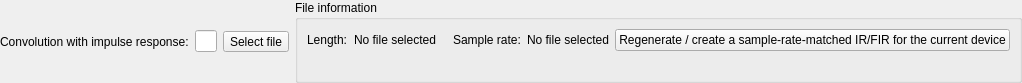
<?xml version="1.0" encoding="UTF-8"?>
<ui version="4.0">
 <class>ConvolutionFilterGUI</class>
 <widget class="QWidget" name="ConvolutionFilterGUI">
  <property name="geometry">
   <rect>
    <x>0</x>
    <y>0</y>
    <width>665</width>
    <height>79</height>
   </rect>
  </property>
  <property name="windowTitle">
   <string notr="true"/>
  </property>
  <layout class="QGridLayout" name="gridLayout" columnstretch="0,1,0,0">
   <property name="leftMargin">
    <number>0</number>
   </property>
   <property name="topMargin">
    <number>0</number>
   </property>
   <property name="rightMargin">
    <number>0</number>
   </property>
   <property name="bottomMargin">
    <number>0</number>
   </property>
   <item row="0" column="2">
    <widget class="QToolButton" name="selectFileToolButton">
     <property name="text">
      <string>Select file</string>
     </property>
     <property name="icon">
      <iconset resource="../Editor.qrc">
       <normaloff>:/icons/document-open.ico</normaloff>:/icons/document-open.ico</iconset>
     </property>
    </widget>
   </item>
   <item row="0" column="0">
    <widget class="QLabel" name="convolutionLabel">
     <property name="text">
      <string>Convolution with impulse response:</string>
     </property>
    </widget>
   </item>
   <item row="0" column="1">
    <widget class="ResizingLineEdit" name="pathLineEdit">
     <property name="sizePolicy">
      <sizepolicy hsizetype="Preferred" vsizetype="Fixed">
       <horstretch>0</horstretch>
       <verstretch>0</verstretch>
      </sizepolicy>
     </property>
    </widget>
   </item>
   <item row="0" column="3">
    <widget class="QGroupBox" name="groupBox">
     <property name="title">
      <string>File information</string>
     </property>
     <layout class="QGridLayout" name="gridLayout_2">
      <item row="0" column="3">
       <widget class="QLabel" name="labelSampleRate">
        <property name="text">
         <string>Sample rate:</string>
        </property>
       </widget>
      </item>
      <item row="0" column="1">
       <widget class="QLabel" name="labelLengthValue">
        <property name="text">
         <string>No file selected</string>
        </property>
       </widget>
      </item>
      <item row="1" column="0" colspan="6">
       <widget class="QLabel" name="labelError">
        <property name="palette">
         <palette>
          <active>
           <colorrole role="WindowText">
            <brush brushstyle="SolidPattern">
             <color alpha="255">
              <red>255</red>
              <green>0</green>
              <blue>0</blue>
             </color>
            </brush>
           </colorrole>
          </active>
          <inactive>
           <colorrole role="WindowText">
            <brush brushstyle="SolidPattern">
             <color alpha="255">
              <red>255</red>
              <green>0</green>
              <blue>0</blue>
             </color>
            </brush>
           </colorrole>
          </inactive>
          <disabled>
           <colorrole role="WindowText">
            <brush brushstyle="SolidPattern">
             <color alpha="255">
              <red>120</red>
              <green>120</green>
              <blue>120</blue>
             </color>
            </brush>
           </colorrole>
          </disabled>
         </palette>
        </property>
        <property name="text">
         <string notr="true"/>
        </property>
       </widget>
      </item>
      <item row="0" column="5">
       <widget class="QPushButton" name="matchSampleRatePushButton">
        <property name="toolTip">
         <string>Extract the loaded IR/FIR magnitude response and regenerate a sample-rate-matched FIR for the current audio device.</string>
        </property>
        <property name="text">
         <string>Regenerate / create a sample-rate-matched IR/FIR for the current device</string>
        </property>
       </widget>
      </item>
      <item row="0" column="0">
       <widget class="QLabel" name="labelLength">
        <property name="text">
         <string>Length:</string>
        </property>
       </widget>
      </item>
      <item row="0" column="4">
       <widget class="QLabel" name="labelSampleRateValue">
        <property name="text">
         <string>No file selected</string>
        </property>
       </widget>
      </item>
      <item row="0" column="2">
       <spacer name="horizontalSpacer_2">
        <property name="orientation">
         <enum>Qt::Horizontal</enum>
        </property>
        <property name="sizeType">
         <enum>QSizePolicy::Fixed</enum>
        </property>
        <property name="sizeHint" stdset="0">
         <size>
          <width>5</width>
          <height>1</height>
         </size>
        </property>
       </spacer>
      </item>
     </layout>
    </widget>
   </item>
  </layout>
 </widget>
 <customwidgets>
  <customwidget>
   <class>ResizingLineEdit</class>
   <extends>QLineEdit</extends>
   <header>Editor/widgets/ResizingLineEdit.h</header>
  </customwidget>
 </customwidgets>
 <resources>
  <include location="../Editor.qrc"/>
 </resources>
 <connections/>
</ui>
